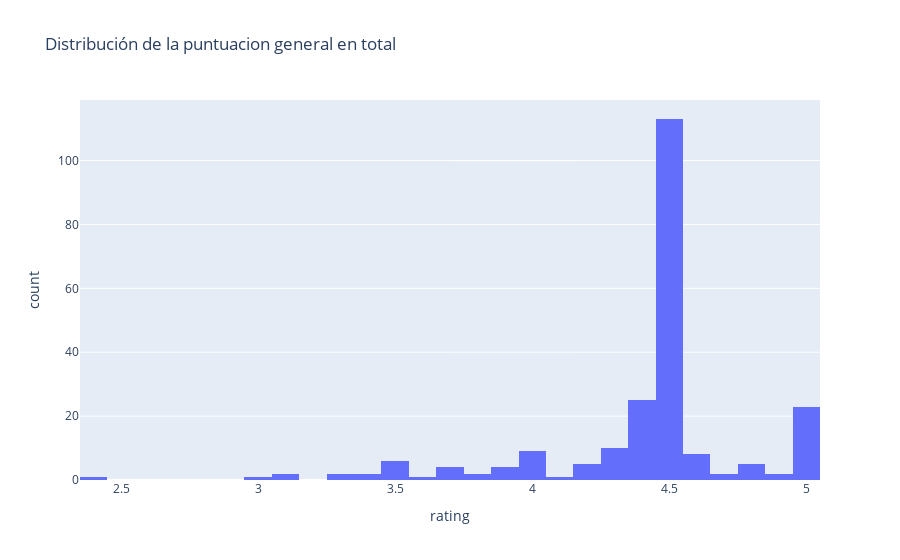

Source (notebook cell):
### Markdown cell above
---

La distribucion de la puntuacion general total ronda los 4.5 en promedio como podemos observar en la siguiente grafica:

### Code cell
px.histogram(df, x='rating', title='Distribución de la puntuacion general en total')

### Figure 1 — Plotly figure (JSON) as saved in the notebook; plotly's stock layout.template omitted (floating-point values rounded to 4 significant figures; data arrays with more than 128 entries replaced by an {"elided": "..."} marker saying what was removed)
{"data": [{"alignmentgroup": "True", "bingroup": "x", "hovertemplate": "rating=%{x}<br>count=%{y}<extra></extra>", "legendgroup": "", "marker": {"color": "#636efa", "pattern": {"shape": ""}}, "name": "", "offsetgroup": "", "orientation": "v", "showlegend": false, "type": "histogram", "x": {"elided": "228 float values"}, "xaxis": "x", "yaxis": "y"}], "layout": {"barmode": "relative", "legend": {"tracegroupgap": 0}, "title": {"text": "Distribución de la puntuacion general en total"}, "xaxis": {"anchor": "y", "domain": [0, 1], "title": {"text": "rating"}}, "yaxis": {"anchor": "x", "domain": [0, 1], "title": {"text": "count"}}}}
